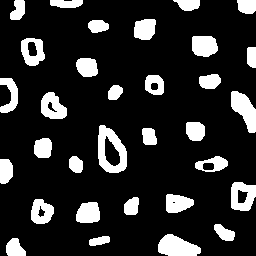
#> input picture codes/PartI/Topico5/bolhas.png, 256 x 256 px
$ python count_bubbles_v2.py
#> lines starting #> are read from the running program, lines starting #| are printed output that depends on the picture; after the words box and inside, x2 and y2 are one past the last pixel; in counts of white or black regions, pixels touching at a corner belong together
import cv2

# Carregar a imagem em escala de cinza
image = cv2.imread("bolhas.png", cv2.IMREAD_GRAYSCALE)
#> image: shape (256, 256); 16.5% white; 32 white regions, largest, box (x1, y1, x2, y2) and area: (98, 125, 127, 173) 789, (158, 234, 201, 256) 669, (231, 91, 256, 133) 613

# Verifica se carregou corretamente a imagem
if image is None:
    print("Não foi possível carregar a imagem")
    exit()

# Definição da largura e altura da imagem. Ela é retornada com um array [altura, largura]
width = image.shape[1]
#> width = 256
height = image.shape[0]
#> height = 256
print(f"Tamanho da imagem: {width}x{height}")
#| Tamanho da imagem: 256x256

# Inicialmente, nenhuma bolha com buracos ou sem buracos
complete_bubbles = 0
holes_bubbles = 0
new_brackground = False

# Pintar o plano de fundo com uma nova cor. Será atribuída a cor 128
for i in range(width):
    for j in range(height):
        if image[i, j] == 0 and not new_brackground:
            cv2.floodFill(image, None, (j, i), 128)
            new_brackground = True
            break
        if new_brackground:
            break
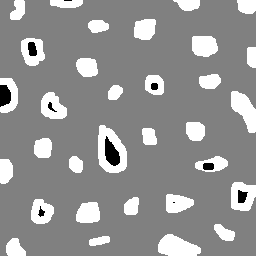
#> image: shape (256, 256); min 0, max 255, mean 147.3
#> after the loop, new_brackground = True

cv2.imwrite('parte1-bolhas.png', image)

# Ao encontrar algo nas bordas, desconsiderar da contagem, pintar da cor do plano de fundo
for i in range(width):
    if image[i, 0] == 255 or image[i, 0] == 0:
        cv2.floodFill(image, None, (0, i), 128) # Retira bolhas do lado esquerdo
    if image[i, height-1] == 255 or image[i, height-1] == 0:
        cv2.floodFill(image, None, (height-1, i), 128) # Retira bolhas do lado direito
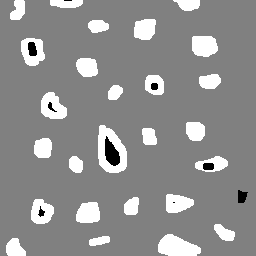
#> image: shape (256, 256); 3.65% of pixels changed, all inside (x1, y1, x2, y2) = (0, 0, 256, 211)

for j in range(height):
    if image[0, j] == 255 or image[0, j] == 0:
        cv2.floodFill(image, None, (j, 0), 128) # Retira bolhas do lado superior
    if image[width-1, j] == 255 or image[width-1, j] == 0:
        cv2.floodFill(image, None, (j, width-1), 128) # Retira bolhas do lado inferior
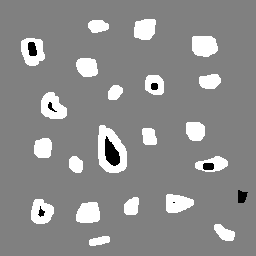
#> image: shape (256, 256); 2.45% of pixels changed, all inside (x1, y1, x2, y2) = (6, 0, 201, 256)

cv2.imwrite('parte2-bolhas.png', image)

# Procurando as bolhas COM buracos. Para isso, é preciso encontrar um buraco (cor 0) e na sua lateral esquerda, ser uma bolha (cor 255)
# Em seguida, pode-se pintar a bolha (cor 255) com a cor de fundo
for i in range(width):
    for j in range(height):
        if image[i, j] == 0 and image[i, j-1] == 255:
            holes_bubbles += 1
            cv2.floodFill(image, None, (j-1, i), 128)
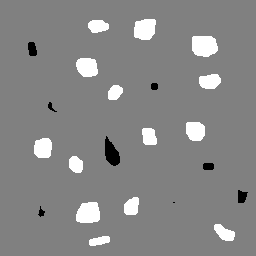
#> image: shape (256, 256); 4.74% of pixels changed, all inside (x1, y1, x2, y2) = (21, 38, 228, 224)
#> after the loop, holes_bubbles = 7

print(f"Bolhas com buraco: {holes_bubbles}")
#| Bolhas com buraco: 7
cv2.imwrite('parte3-bolhas.png', image)

# Procurando bolhas SEM buracos. Para isso, é preciso encontrar uma bolha completa (cor 255), e pintá-la com a cor do fundo
for i in range(width):
    for j in range(height):
        if image[i, j] == 255:
            complete_bubbles += 1
            cv2.floodFill(image, None, (j, i), 128)
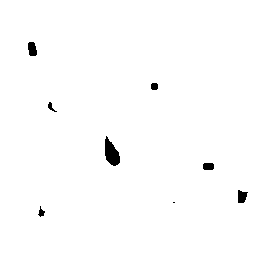
#> image: shape (256, 256); values 0 (black) and 128 (white), 99% white; 8 black regions (1 under 20 px), largest, box (x1, y1, x2, y2) and area: (105, 136, 120, 166) 281, (28, 42, 37, 56) 104, (238, 190, 248, 203) 96
#> after the loop, complete_bubbles = 14

print(f"Bolhas sem buraco: {complete_bubbles}")
#| Bolhas sem buraco: 14
cv2.imwrite('parte4-bolhas.png', image)

# Mostrar como ficou imagem final após o processamento completo
cv2.imshow("image", image)
cv2.waitKey(0)
